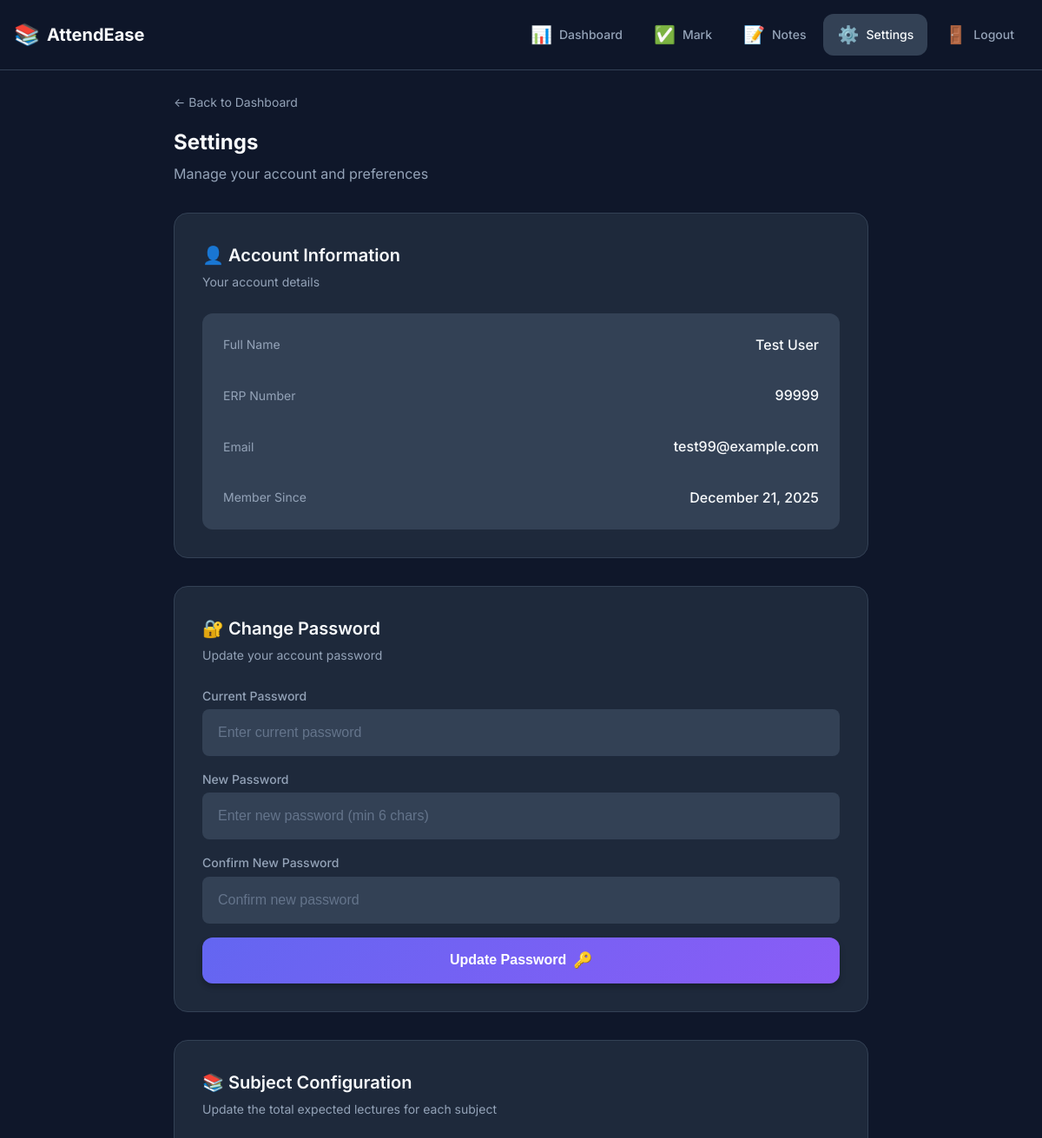
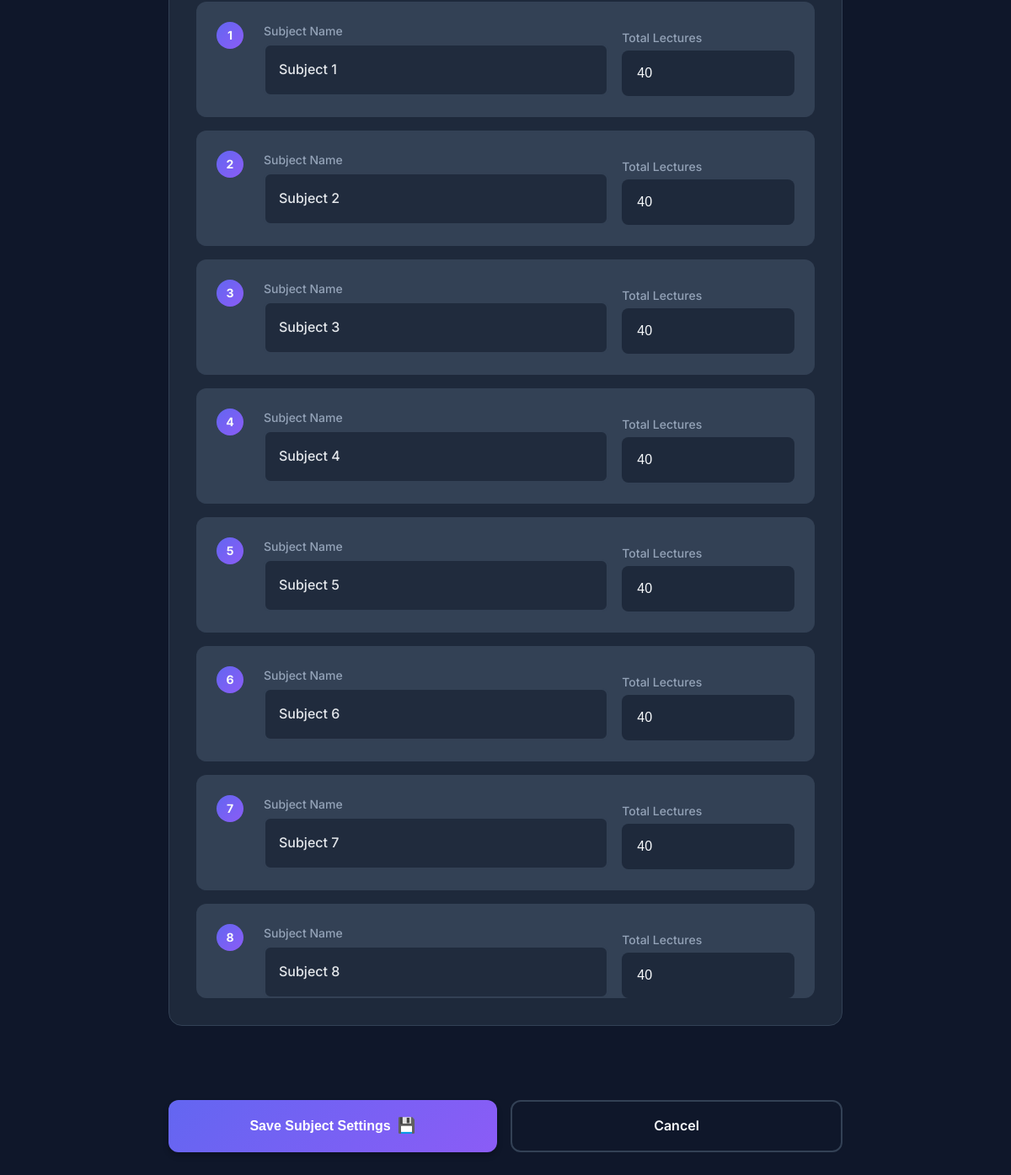
The page /settings (signed in) on the database its author committed (2 pictures, top to bottom).
### models.py (models this page shows, shortened)
class User(UserMixin, db.Model):
    __tablename__ = 'users'
    id = db.Column(db.Integer, primary_key=True)
    name = db.Column(db.String(100), nullable=False)  # User's full name
    username = db.Column(db.String(80), unique=True, nullable=False)  # ERP number
    email = db.Column(db.String(120), unique=True, nullable=False)
    password_hash = db.Column(db.String(256), nullable=False)
    created_at = db.Column(db.DateTime, default=datetime.utcnow)
    reset_token = db.Column(db.String(6), nullable=True)
    reset_token_expires = db.Column(db.DateTime, nullable=True)
    attendance_records = db.relationship('Attendance', backref='user', lazy='dynamic')

class Subject(db.Model):
    __tablename__ = 'subjects'
    id = db.Column(db.Integer, primary_key=True)
    name = db.Column(db.String(100), nullable=False)
    total_lectures = db.Column(db.Integer, default=40)
    attendance_records = db.relationship('Attendance', backref='subject', lazy='dynamic')

### app.py (the view, shortened to what this page needs)
@app.route('/settings', methods=['GET', 'POST'])
@login_required
def settings():
    subjects = Subject.query.all()
    return render_template('settings.html', subjects=subjects)

### app.py (called while the page is built)
@login_manager.user_loader
def load_user(user_id):
    return User.query.get(int(user_id))

### templates/settings.html (shortened to what this page needs)
{% extends 'base.html' %}
{% block content %}
<div class="settings-page">
    <header class="page-header">
        <a href="{{ url_for('dashboard') }}" class="back-link">← Back to Dashboard</a>
        <h1>Settings</h1>
        <p>Manage your account and preferences</p>
    </header>
    <section class="settings-section">
        <h2>👤 Account Information</h2>
        <p class="section-desc">Your account details</p>
        <div class="account-info-card">
            <div class="info-row">
                <span class="info-label">Full Name</span>
                <span class="info-value">{{ current_user.name }}</span>
            </div>
            <div class="info-row">
                <span class="info-label">ERP Number</span>
                <span class="info-value">{{ current_user.username }}</span>
            </div>
            <div class="info-row">
                <span class="info-label">Email</span>
                <span class="info-value">{{ current_user.email }}</span>
            </div>
            <div class="info-row">
                <span class="info-label">Member Since</span>
                <span class="info-value">{{ current_user.created_at.strftime('%B %d, %Y') }}</span>
            </div>
        </div>
    </section>
    <section class="settings-section">
        <h2>🔐 Change Password</h2>
        <p class="section-desc">Update your account password</p>
        <form method="POST" class="password-change-form">
            <div class="form-group">
                <label for="current_password">Current Password</label>
                <div class="input-wrapper-settings">
                    <input type="password" id="current_password" name="current_password"
                        placeholder="Enter current password" required minlength="6">
                </div>
            </div>
            <div class="form-group">
                <label for="new_password">New Password</label>
                <div class="input-wrapper-settings">
                    <input type="password" id="new_password" name="new_password"
                        placeholder="Enter new password (min 6 chars)" required minlength="6">
                </div>
            </div>
            <div class="form-group">
                <label for="confirm_new_password">Confirm New Password</label>
                <div class="input-wrapper-settings">
                    <input type="password" id="confirm_new_password" name="confirm_new_password"
                        placeholder="Confirm new password" required minlength="6">
                </div>
            </div>
            <button type="submit" class="btn btn-primary">
                <span>Update Password</span>
                <span class="btn-icon">🔑</span>
            </button>
        </form>
    </section>
    <form method="POST" class="settings-form">
        <section class="settings-section">
            <h2>📚 Subject Configuration</h2>
            <p class="section-desc">Update the total expected lectures for each subject</p>
            <div class="subjects-settings">
                {% for subject in subjects %}
                <div class="subject-setting-item">
                    <div class="setting-number">{{ loop.index }}</div>
                    <div class="setting-fields">
                        <div class="form-group">
                            <label>Subject Name</label>
                            <div class="subject-name-display">{{ subject.name }}</div>
                        </div>
                        <div class="form-group">
                            <label for="lectures_{{ subject.id }}">Total Lectures</label>
                            <input type="number" id="lectures_{{ subject.id }}" name="lectures_{{ subject.id }}"
                                value="{{ subject.total_lectures }}" min="1" max="200" required>
                        </div>
                    </div>
                </div>
                {% endfor %}
            </div>
        </section>
        <div class="form-actions">
            <button type="submit" class="btn btn-primary">
                <span>Save Subject Settings</span>
                <span class="btn-icon">💾</span>
            </button>
            <a href="{{ url_for('dashboard') }}" class="btn btn-outline">Cancel</a>
        </div>
    </form>
</div>
{% endblock %}

### rows shown on the page
User: name "Test User", username "99999", email "test99@example.com", created_at "December 21, 2025"
Subject: name "Subject 1", total_lectures "40"
Subject: name "Subject 2", total_lectures "40"
Subject: name "Subject 3", total_lectures "40"
Subject: name "Subject 4", total_lectures "40"
Subject: name "Subject 5", total_lectures "40"
Subject: name "Subject 6", total_lectures "40"
Subject: name "Subject 7", total_lectures "40"
Subject: name "Subject 8", total_lectures "40"
